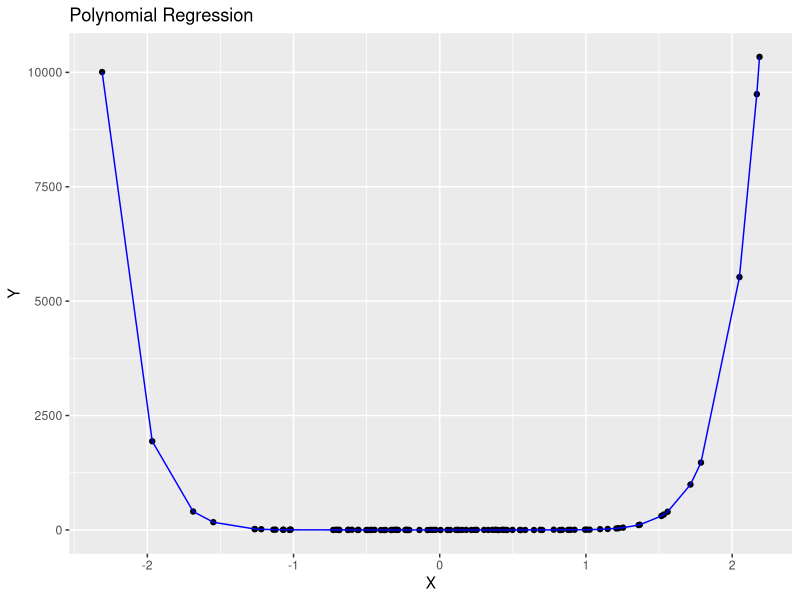

This chart was generated by the following R code:
# Load necessary libraries
library(ggplot2)

# Generate a complex dataset
set.seed(123)
x <- rnorm(100)
y <- 3*x^10 + 2*x^9 + x^8 + rnorm(100, sd=2)
data <- data.frame(x, y)

# Fit a polynomial regression model
poly_model <- lm(y ~ poly(x, 10, raw=TRUE), data=data)

# Summarize the model
summary(poly_model)

# Predict using the model
data$predicted <- predict(poly_model, data)

# Plot the results
ggplot(data, aes(x=x, y=y)) +
    geom_point() +
    geom_line(aes(y=predicted), color='blue') +
    labs(title='Polynomial Regression', x='X', y='Y')

